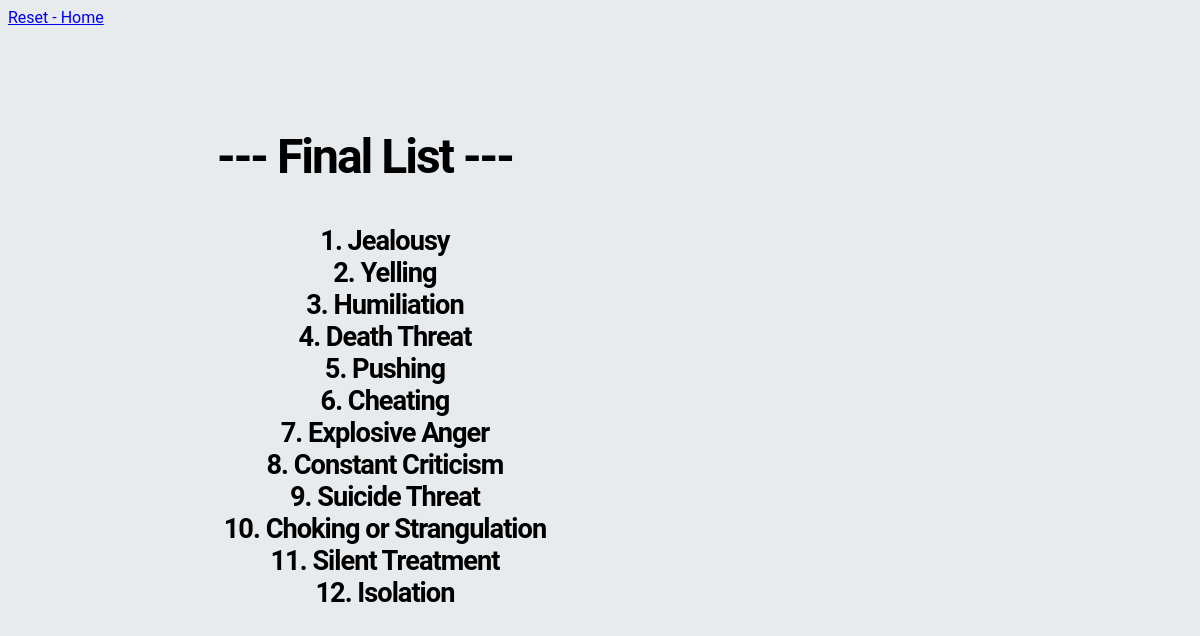
Screenshot of /final_list/3 with the database file from the repository.
### app.py (models this page shows)
class Term(db.Model):
    id = db.Column(db.Integer, primary_key=True)
    term = db.Column(db.String, index=True, unique=False)
    description = db.Column(db.String, index=False, unique=False)
    def __repr__(self):
        return "{}".format(self.term)

### app.py (the view)
@app.route('/final_list/<int:user_id>')
def final_list(user_id):
    final_list = generate_final_list(user_id)
    return render_template("final_list.html", final_list=final_list)

### templates/final_list.html
{% extends "base.html" %}
{% block content %}
    <link rel="stylesheet" href="..\static\main.css">
<div class="center">
    <h2>--- Final List ---</h2>
    <ol><h3>
    {% for i in final_list %}
        <li>{{ i }}</li>
    {% endfor %}
    </h3></ol>
</div>
{% endblock %}

### templates/base.html (shortened to what this page needs)
<!DOCTYPE html>
<html lang="en">
  <head>
    <link rel="stylesheet" href="..\static\main.css">
  </head>
  <header><a href="/">Reset - Home</a></header>
  <br><br>
  <body>
      {% block content %}
      {% endblock %}
  </body>
</html>

### static/main.css (style rules this page uses)
h2 { font-size: 3em; margin-top: 40px; text-align: center; letter-spacing: -2px; line-height: normal; color: #000; font-weight: bold; }
h3 { font-size: 1.7em; font-weight: 100; margin-top: 30px; text-align: center; letter-spacing: -1px; line-height: normal; font-weight: bold; color: #000; }
.center { text-align: center; list-style-position: inside; }
* { font-family: 'Roboto', sans-serif; }
body { display: -webkit-box; display: -moz-box; display: -ms-flexbox; display: box; background: #e8ebee; color: #9faab7; font-family: "Helvetica Neue", "Helvetica", "Roboto", "Arial", sans-serif; text-align: center; align-content: center; }
body div { padding: 5rem; }
header { text-align: center; }

### rows the page displays
Term: term "Jealousy"
Term: term "Yelling"
Term: term "Humiliation"
Term: term "Death Threat"
Term: term "Pushing"
Term: term "Cheating"
Term: term "Explosive Anger"
Term: term "Constant Criticism"
Term: term "Suicide Threat"
Term: term "Choking or Strangulation"
Term: term "Silent Treatment"
Term: term "Isolation"
